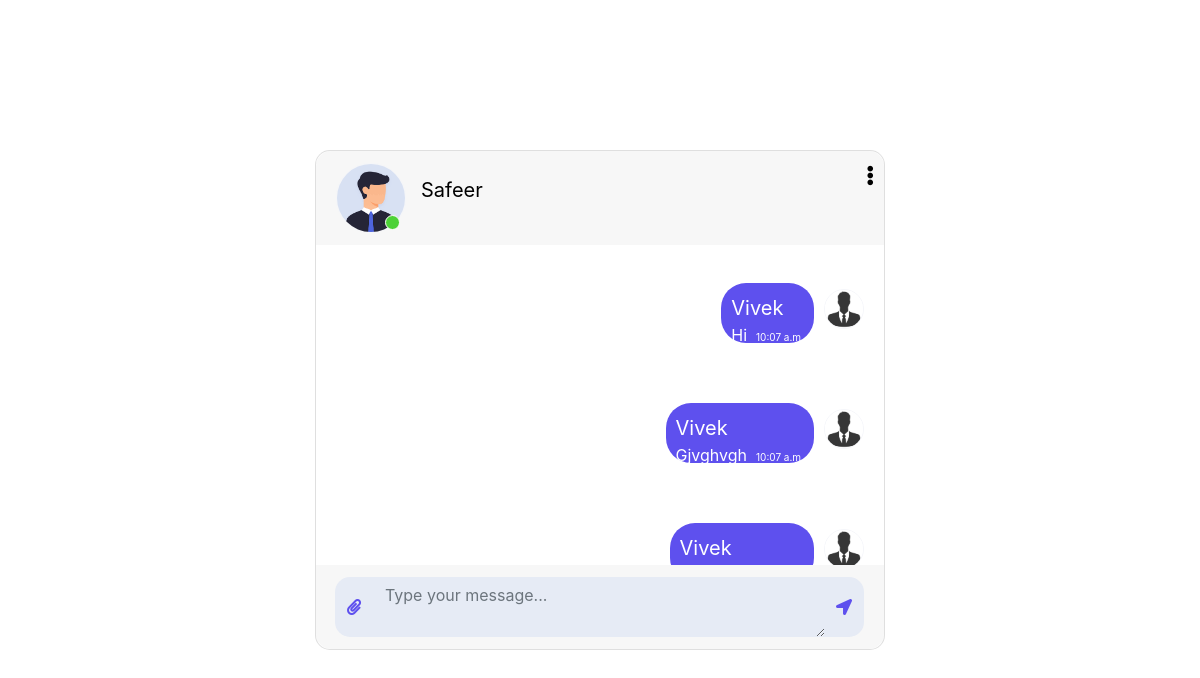
Page /msg/1 (signed in) on the committed database.
### app/models.py (models this page shows)
class formregistration(models.Model):
   fname=models.CharField(max_length=30)
   lname=models.CharField(max_length=30)
   email = models.EmailField()
   mobile = models.IntegerField()
   gender = models.CharField(max_length=10)
   image = models.ImageField()
   job = models.CharField(max_length=20)
   jobtype =models.CharField(max_length=20)
   field = models.IntegerField()
   wage = models.IntegerField()
   location = models.CharField(max_length=30)
   uname = models.CharField( max_length=60)
   about = models.CharField(max_length=100000000000000000)
   created_date =models.DateField(auto_now_add=True)

class Messages(models.Model):
   msgget = models.CharField(max_length=30)
   value = models.CharField(max_length=10000)
   time = models.TimeField(auto_now_add=True, blank=True)
   sender = models.CharField(max_length=20)
   receiver = models.CharField(max_length=10000000000)
   mimg = models.ImageField()
   mfname = models.CharField(max_length=30)
   mlname = models.CharField(max_length=30)
   msgpost = models.CharField(max_length=30)

### app/views.py (the view, shortened to what this page needs)
# urls.py: path('msg/<int:pk>',views.message, name='msg'),
@login_required()
def message(request, pk):
    mg = formregistration.objects.get(pk=pk)
    musr = mg.uname
    msg = Messages.objects.filter(msgget=musr)
    return render(request, 'chat/index.html',{'msgdply': mg, 'msgg': msg})

### template/chat/index.html (shortened to what this page needs)
<!DOCTYPE html>
{% load static %}
<html>
	<head>
		<link rel="stylesheet" href="https://stackpath.bootstrapcdn.com/bootstrap/4.1.3/css/bootstrap.min.css">
		<link rel="stylesheet" href="https://use.fontawesome.com/releases/v5.5.0/css/all.css">
		<link rel="stylesheet" type="text/css" href="https://cdnjs.cloudflare.com/ajax/libs/malihu-custom-scrollbar-plugin/3.1.5/jquery.mCustomScrollbar.min.css">
        <link href="//maxcdn.bootstrapcdn.com/bootstrap/4.1.1/css/bootstrap.min.css" rel="stylesheet" id="bootstrap-css">
        <link rel="stylesheet" href="{% static 'chat/css/style.css' %}">
	</head>
	<body  style="background-image:  url('{% static "chat/images/chatbanner.jpg" %}')";>
		<div class="container-fluid h-100">
			<div class="row justify-content-center h-100">
				<div class="col-md-8 col-xl-6 chat">
					<div class="card">
						<div class="card-header msg_head">
							<div class="d-flex bd-highlight">
								<div class="img_cont">
									<img src="{{msgdply.image.url}}" class="rounded-circle user_img">
									<span class="online_icon"></span>
								</div>
								<div class="user_info">
									<span>{{msgdply.fname}}</span>
								</div>
							</div>
							<span id="action_menu_btn"><i class="fas fa-ellipsis-v"></i></span>
						</div>
						<div class="card-body msg_card_body">
  <div id="result">
    {% for i in msgg %}
  <div class="d-flex justify-content-end mb-4" >
    <div class="msg_cotainer_send" >
            <span style="color:white;font-size:20px;">{{i.mfname}}</span><br>
      <span style="color:white;">{{i.sender}}&nbsp;&nbsp;<span style="font-size:10px;text-legth:15;color:white;">{{i.time}}</span></span>
    </div>
  <div>	</div><br><br><br><br>
    <div class="img_cont_msg"><br>
  <img src="{{i.mimg.url}}" class="rounded-circle user_img_msg">
    </div>
  </div>
  {% endfor %}
  </div>
						</div>
						<div class="card-footer">
							<form action="{% url 'msg' pk=user.pk %}" method="post" enctype="multipart/form-data" id="myform">
							<div class="input-group">
								<div class="input-group-append">
									<span class="input-group-text attach_btn"><i class="fas fa-paperclip"></i></span>
								</div>
								<textarea name="message" class="form-control type_msg" placeholder="Type your message..." id="message"></textarea>
								<div class="input-group-append">
									<button type="submit"  class="input-group-text send_btn" ><i class="fas fa-location-arrow"></i></button>
								</div>
							</div>
					</form>
						</div>
					</div>
				</div>
			</div>
		</div>
	</body>
</html>

### static/chat/css/style.css (style rules this page uses)
.chat { margin-top: auto; margin-bottom: auto; }
.card { height: 500px; border-radius: 15px !important; background-color:#fff; }
.msg_card_body { overflow-y:auto ; }
.card-header { border-radius: 15px 15px 0 0 !important; border-bottom: 0 !important; }
.card-footer { border-radius: 0 0 15px 15px !important; border-top: 0 !important; }
.type_msg { background-color: rgb(230, 235, 245) !important; border:0 !important; color:black !important; height: 60px !important; overflow-y: auto; }
.attach_btn { border-radius: 15px 0 0 15px !important; background-color: rgb(230, 235, 245) !important; border:0 !important; color: #5E50EE !important; cursor: pointer; }
.send_btn { border-radius: 0 15px 15px 0 !important; background-color: rgb(230, 235, 245) !important; border:0 !important; color: #5E50EE !important; cursor: pointer; }
.user_img { height: 70px; width: 70px; border:1.5px solid #f5f6fa; }
.user_img_msg { height: 40px; width: 40px; border:1.5px solid #f5f6fa; }
.img_cont { position: relative; height: 70px; width: 70px; }
.img_cont_msg { height: 40px; width: 40px; }
.online_icon { position: absolute; height: 15px; width:15px; background-color: #4cd137; border-radius: 50%; bottom: 0.2em; right: 0.4em; border:1.5px solid white; }
.user_info { margin-top: auto; margin-bottom: auto; margin-left: 15px; }
.user_info span { font-size: 20px; color: black; }
.msg_cotainer_send { width:auto; height:60px; margin-top: auto; margin-bottom: auto; margin-right: 10px; border-radius: 25px; background-color: #5E50EE; padding: 10px; position: relative; }
.msg_head { position: relative; }
#action_menu_btn { position: absolute; right: 10px; top: 10px; color: black; cursor: pointer; font-size: 20px; }

### rows in the picture
formregistration: image (picture), fname "Safeer"
Messages: mfname "Vivek", sender "Hi", time "10:07 a.m.", mimg (picture)
Messages: mfname "Vivek", sender "Gjvghvgh", time "10:07 a.m.", mimg (picture)
Messages: mfname "Vivek", mimg (picture)
